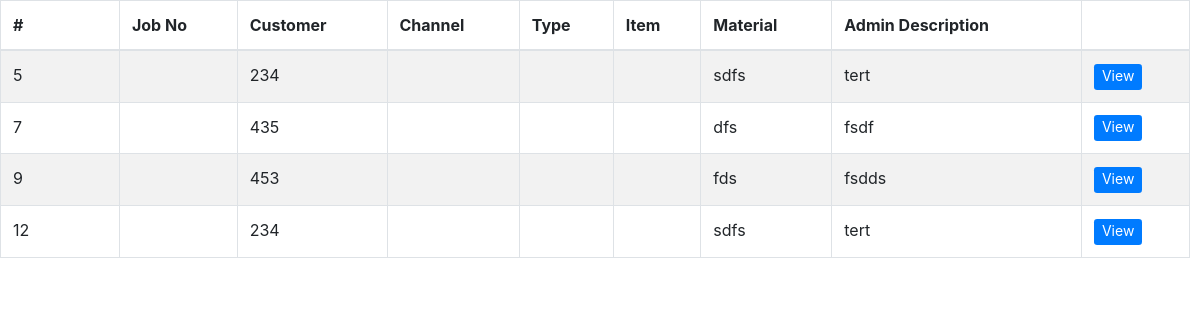
The app's page /tables/complete_table.php (signed in), older data.
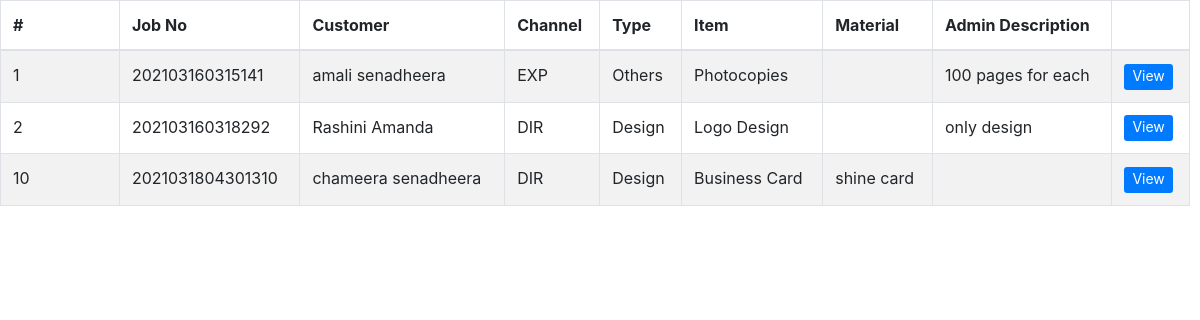
The same page, newer data.
### tables this page shows
CREATE TABLE `jobs` (
  `id` int(11) NOT NULL,
  `job_no` varchar(100) NOT NULL,
  `customer` varchar(400) NOT NULL,
  `channel` varchar(100) NOT NULL,
  `job_type` varchar(100) NOT NULL,
  `product` varchar(100) NOT NULL,
  `category` varchar(100) NOT NULL,
  `material` varchar(64) NOT NULL,
  `size` varchar(50) NOT NULL,
  `bind` varchar(50) NOT NULL,
  `colour` text NOT NULL,
  `user_description` varchar(250) NOT NULL,
  `date` date NOT NULL,
  `quantity` decimal(10,2) NOT NULL,
  `unit_price` decimal(10,2) NOT NULL,
  `budget` decimal(10,2) NOT NULL,
  `discount` decimal(10,2) NOT NULL DEFAULT '0.00',
  `discounted` decimal(10,2) NOT NULL,
  `ad_pay_amount` decimal(10,2) NOT NULL,
  `rest` decimal(10,2) NOT NULL,
  `admin_description` varchar(250) NOT NULL,
  `state` enum('request','design','production','reject','QA','complete','dispatch') NOT NULL,
  `accepted_by` varchar(100) NOT NULL,
  `designed_by` varchar(150) NOT NULL,
  `production_by` varchar(150) NOT NULL,
  `checked_by` varchar(100) NOT NULL,
  `failed_reason` varchar(255) NOT NULL,
  `cash` decimal(10,2) NOT NULL,
  `change_amt` decimal(10,2) NOT NULL,
  `payment` decimal(10,2) NOT NULL,
  `dispatch_day` varchar(100) NOT NULL,
  `dispatch_year` varchar(10) NOT NULL,
  `dispatch_month` varchar(10) NOT NULL,
  `dispatched_by` varchar(150) NOT NULL
);

### tables/complete_table.php (the view, shortened to what this page needs)
<!DOCTYPE html>
<html>
<head>
</head>
<body>
      <?php
       require '../include/config.php';
       $view_status ="complete";
       $query = "SELECT * FROM jobs WHERE state='$view_status'";
      $result = mysqli_query($conn ,$query);
      if(mysqli_num_rows($result)>0)
      {
        ?>
     <div class="tablealign">
     <?php include('../include/head.php'); ?>
      <table id="example" class="table table-striped table-bordered" style="width:100%">
       <thead>
        <tr>
         <th>#</th>
         <th>Job No</th>
         <th>Customer</th>
         <th>Channel</th>
         <th>Type</th>
         <th>Item</th>
         <th>Material</th>
         <th>Admin Description</th>
         <th></th>
        </tr>
       </thead>
       <tbody>
       <?php
       while($row = mysqli_fetch_array($result))
       {
        echo '
        <tr>
         <td style="width: 10%;">'.$row["id"].'</td>
         <td>'.$row["job_no"].'</td>
         <td>'.$row["customer"].'</td>
         <td>'.$row["channel"].'</td>
         <td>'.$row["job_type"].'</td>
         <td>'.$row["product"].'</td>
         <td>'.$row["material"].'</td>
         <td>'.$row["admin_description"].'</td>
         <td><button type="button"  id="'.$row["id"].'" name="'.$row["id"].'" class="btn btn-primary btn-sm view_data" data-toggle="modal" data-target="#myModalcomplete" style="border: 0px; color: #ffffff; font-size: 14px; padding-top: 1px;">View</button></td>
        </tr>
         ';
       }
       ?>
       </tbody>
      </table>
    </div>
       <?php
      }
      else
      {
       echo 'Data Not Found';
      }
      ?>
  </body>
  </html>

Row changes from the older to the newer data that the page shows:
no longer on this page (row edited): jobs: id "5", customer "234", material "sdfs", admin_description "tert"
no longer on this page (row edited): jobs: id "7", customer "435", material "dfs", admin_description "fsdf"
no longer on this page (row edited): jobs: id "9", customer "453", material "fds", admin_description "fsdds"
no longer on this page (row edited): jobs: id "12", customer "234", material "sdfs", admin_description "tert"
added jobs: id "1", job_no "202103160315141", customer "amali senadheera", channel "EXP", job_type "Others", product "Photocopies", admin_description "100 pages for each"
added jobs: id "2", job_no "202103160318292", customer "Rashini Amanda", channel "DIR", job_type "Design", product "Logo Design", admin_description "only design"
now on this page (row edited): jobs: id "10", job_no "2021031804301310", customer "chameera senadheera", channel "DIR", job_type "Design", product "Business Card", material "shine card"
